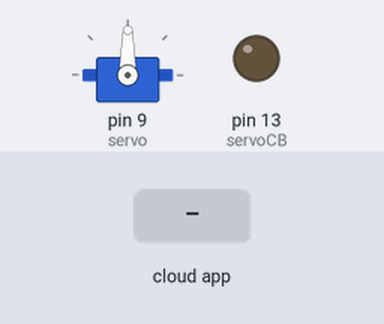
Bench run of a sketch on a simulated Arduino Uno, built with avr-gcc and run on an emulated ATmega328P. Parts: servo, output pins drawn as LEDs (lit = HIGH). Inputs (shaded band) come from the test bench. The ROS host is connected and sends only what is stated.

Above: at 1.2 s.
1.3 s: the phone or cloud app sets servo to 0
At 2.5 s:
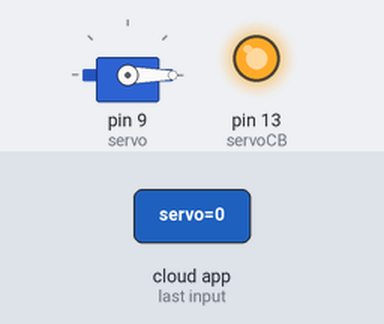
2.8 s: the phone or cloud app sets servo to 45
At 3.8 s:
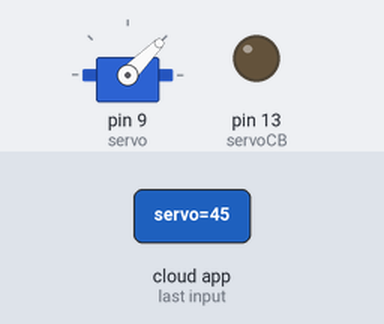
4.3 s: the phone or cloud app sets servo to 90
At 5.0 s:
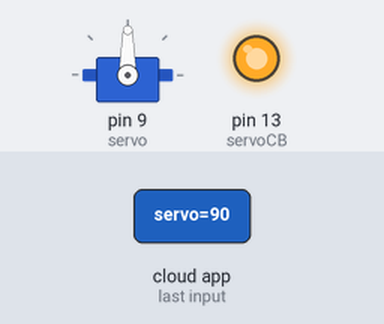
5.8 s: the phone or cloud app sets servo to 180
At 6.1 s:
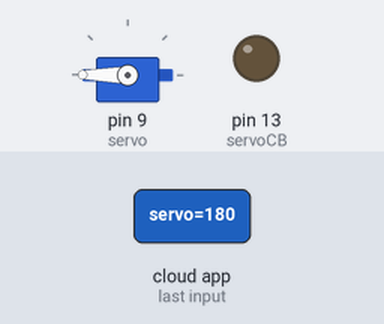
7.3 s: the phone or cloud app sets servo to 45
At 8.4 s:
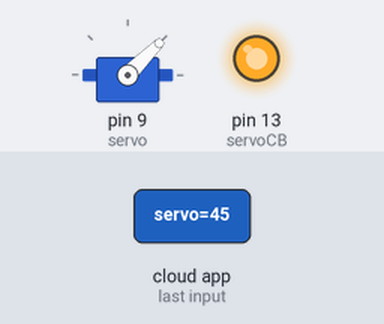
8.8 s: the phone or cloud app sets servo to 0
At 9.6 s:
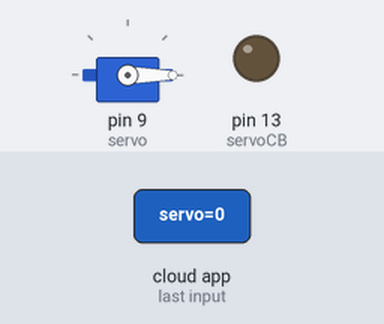
Timing chart, 0 to 11.3 s (numbered marks = the images above; inputs shaded):
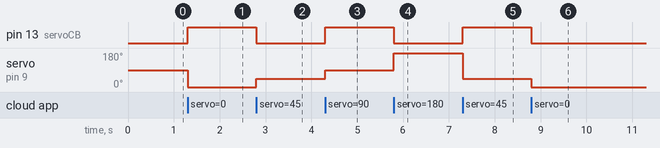

Measured:
- after the input at 1.3 s, pin 13 (servoCB): LOW → HIGH at once; servo on pin 9 (servo): 90° → 0° at once
- after the input at 2.8 s, pin 13 (servoCB): HIGH → LOW at once; servo on pin 9 (servo): 0° → 45° at once
- after the input at 4.3 s, pin 13 (servoCB): LOW → HIGH at once; servo on pin 9 (servo): 45° → 90° at once
- after the input at 5.8 s, pin 13 (servoCB): HIGH → LOW at once; servo on pin 9 (servo): 90° → 180° at once
- after the input at 7.3 s, pin 13 (servoCB): LOW → HIGH at once; servo on pin 9 (servo): 180° → 45° at once
- after the input at 8.8 s, pin 13 (servoCB): HIGH → LOW at once; servo on pin 9 (servo): 45° → 0° at once

The sketch:

ar_servo1.ino
```cpp
#if defined(ARDUINO) && ARDUINO >= 100
    #include "Arduino.h"
#else
    #include <WProgram.h>
#endif

#include <Servo.h>
#include <ros.h>
#include <std_msgs/UInt16.h>
ros::NodeHandle nh;
Servo servo;
void servoCB(const std_msgs::UInt16& cmd_msg){
    servo.write(cmd_msg.data);
    digitalWrite(13, HIGH-digitalRead(13));
}

ros::Subscriber<std_msgs::UInt16> sub("servo", servoCB);

void setup(){
    pinMode(13, OUTPUT);
    nh.initNode();
    nh.subscribe(sub);
    servo.attach(9);
}

void loop(){
    nh.spinOnce();
    delay(1);
}
```
